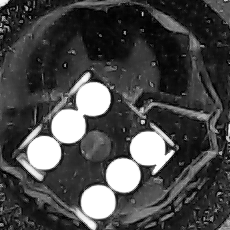
#> input picture python/debugging/INPUT2.png, 230 x 230 px, given in place of the camera
$ python debugging_positioning.py
#> lines starting #> are read from the running program, lines starting #| are printed output that depends on the picture; after the words box and inside, x2 and y2 are one past the last pixel; in counts of white or black regions, pixels touching at a corner belong together
import numpy as np
import cv2
import threading

cap = cv2.VideoCapture(0)

blob_params = cv2.SimpleBlobDetector_Params()

blob_params.filterByColor = True
blob_params.filterByArea = True
blob_params.minArea = 100
blob_params.filterByCircularity = False
blob_params.filterByInertia = True
blob_params.filterByConvexity = True

# [15 lines of commented-out code are left out]


while(True):
    ret, real_frame = cap.read() # ret gibt true oder false zurück, checkt ob video läuft
#> real_frame is the input picture: shape (230, 230, 3); min 0, max 255, mean 72.8

    y=200
    h=230

    x=280
    w=230

    #real_frame = real_frame[y:y + h, x:x + w] #zuschneiden


    input_frame = real_frame # umspeichern um das Originalbild zu behalten
    input_frame = cv2.cvtColor(input_frame, cv2.COLOR_BGR2GRAY) #Kamerabild in Graustufen umwandeln

    #input_frame = cv2.imread('INPUT2.png')

    cv2.imshow('INPUT', input_frame) #anzeigen
    #cv2.imwrite('input.png', input_frame) #abspeichern

    ret, binary_image = cv2.threshold(input_frame, 200, 255, cv2.THRESH_BINARY) #Schwellenwertbild abspeichern
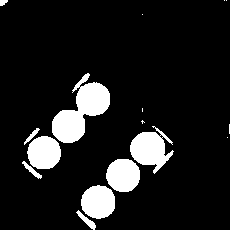
#> binary_image: shape (230, 230); 11.6% white; 16 white regions (7 under 20 px), largest, box (x1, y1, x2, y2) and area: (52, 73, 110, 143) 1929, (130, 126, 174, 174) 1138, (81, 185, 115, 219) 914


    cv2.imshow('INPUT_BINARY', binary_image)
    #cv2.imwrite('input_binary.png', binary_image)

    kernel_rect = np.ones((7, 7), np.uint8) #quadratische Maske erzeugen
    opening = cv2.morphologyEx(binary_image, cv2.MORPH_OPEN, kernel_rect)
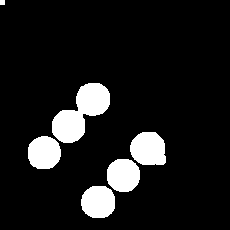
#> opening: shape (230, 230); 10.5% white; 6 white regions, box (x1, y1, x2, y2) and area: (52, 83, 110, 143) 1829, (130, 132, 166, 165) 989, (81, 186, 115, 218) 906, (107, 159, 140, 192) 896, (28, 136, 61, 169) 889, (0, 0, 5, 5) 25

    cv2.imshow('OPENING', opening)
    #cv2.imwrite('opening.png', opening)


    dark_numbers = False

    if dark_numbers == True:

        w = opening.shape[1]  # y
        h = opening.shape[0]  # x

        mask = np.zeros((h + 2, w + 2), np.uint8)

        cv2.floodFill(opening, mask, (0, 0), 255);
        cv2.floodFill(opening, mask, (0, 200), 255)

        cv2.imshow('flood', opening)

        #kernel_rect = np.ones((9, 9), np.uint8) #quadratische Maske erzeugen
        #closing = cv2.morphologyEx(binary_image, cv2.MORPH_CLOSE, kernel_rect)

    else:
        opening = cv2.bitwise_not(opening)

        detector = cv2.SimpleBlobDetector_create(blob_params)
        keypoints = detector.detect(opening)
#> keypoints = 4 keypoints; (x, y, size): (148, 149, 36.2), (98, 202, 34.9), (123, 175, 34.6), (44, 152, 34.6)
        img_with_keypoints = cv2.drawKeypoints(opening, keypoints, np.array([]), (0,0,255), cv2.DRAW_MATCHES_FLAGS_DRAW_RICH_KEYPOINTS)
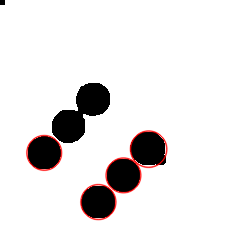
#> img_with_keypoints: shape (230, 230, 3); mean of channels 0, 1, 2 226.4, 226.4, 229; drawn as B, G, R

        cv2.imshow('keypoints_unfitlered', img_with_keypoints)


    # [8 lines of commented-out code are left out]

    kernel_round = cv2.getStructuringElement(cv2.MORPH_ELLIPSE,(15,15)) #Ellipse als Maske erzeugen, un Punktförmigkeit der Augenzahlen beizubehalten
    erosion = cv2.dilate(opening, kernel_round, iterations = 1) #zweimal Erosion anwenden
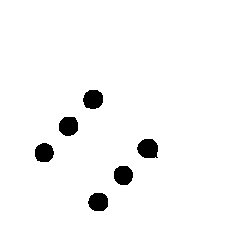
#> erosion: shape (230, 230); 96.5% white; 6 black regions, box (x1, y1, x2, y2) and area: (137, 139, 158, 158) 329, (83, 90, 103, 109) 311, (59, 117, 78, 136) 303, (88, 193, 108, 211) 299, (114, 166, 133, 185) 298, (35, 143, 54, 162) 292

    cv2.imshow('Erosion', erosion)
    #cv2.imwrite('Erosion.png', erosion)

    #kernel_rect = np.ones((5, 5), np.uint8)

    kernel_round = np.array([[0,0,0,1,1,1,0,0,0],
                             [0,1,1,1,1,1,1,1,0],
                             [0,1,1,1,1,1,1,1,0],
                             [1,1,1,1,1,1,1,1,1],
                             [1,1,1,1,1,1,1,1,1],
                             [1,1,1,1,1,1,1,1,1],
                             [0,1,1,1,1,1,1,1,0],
                             [0,1,1,1,1,1,1,1,0],
                             [0,0,0,1,1,1,0,0,0]], dtype=np.uint8) #Kreisförmige Maske erzeugen

    #kernel_round = cv2.getStructuringElement(cv2.MORPH_ELLIPSE,(12,12))
    dilate = cv2.erode(erosion, kernel_round, iterations = 1)   #Dilatation anwenden, um weiße Punkte wieder zu vergrößern
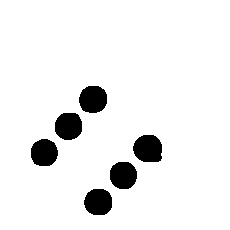
#> dilate: shape (230, 230); 93% white; 6 black regions, box (x1, y1, x2, y2) and area: (133, 135, 162, 162) 657, (79, 86, 107, 113) 621, (55, 113, 82, 140) 610, (84, 189, 112, 215) 604, (110, 162, 137, 189) 602, (31, 139, 58, 166) 593

    cv2.imshow('DILATE', dilate)
    # [16 lines of commented-out code are left out]

    detector = cv2.SimpleBlobDetector_create(blob_params)
    keypoints = detector.detect(dilate)
#> keypoints = 6 keypoints; (x, y, size): (148, 148, 29.5), (93, 99, 29), (98, 202, 28.7), (68, 126, 28.7), (123, 175, 28.5), (44, 152, 28.5)
    img_with_keypoints = cv2.drawKeypoints(dilate, keypoints, np.array([]), (0,0,255), cv2.DRAW_MATCHES_FLAGS_DRAW_RICH_KEYPOINTS)
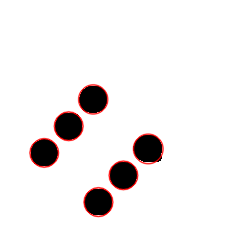
#> img_with_keypoints: shape (230, 230, 3); mean of channels 0, 1, 2 234.8, 234.8, 238.1; drawn as B, G, R

    cv2.imshow('keypoints', img_with_keypoints)

  # [4 lines of commented-out code are left out]


    if cv2.waitKey(1) & 0xFF == ord('q'): # Q zum beenden
#> (key q is pressed here)
        break
    elif ret == 0:  # oder Aufnahme wird beendet
        break


# When everything done, release the capture
cap.release()
cv2.destroyAllWindows()

$ run again, on python/debugging/Input_image.png
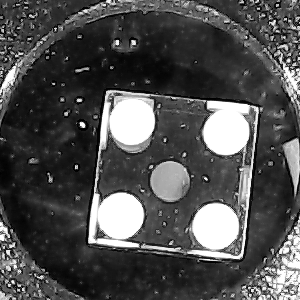
#> input picture python/debugging/Input_image.png, 300 x 300 px, given in place of the camera
#> real_frame is the input picture: shape (300, 300, 3); min 0, max 255, mean 79.6
#> `ret, binary_image = cv2.threshold(input_frame, 200, 255, cv2.THRESH_BI..`:
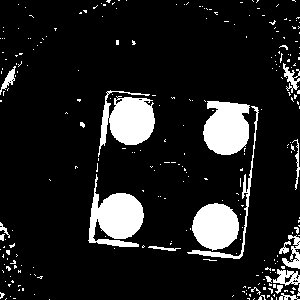
#> binary_image: shape (300, 300); 12.2% white; 265 white regions (243 under 20 px), largest, box (x1, y1, x2, y2) and area: (88, 174, 144, 247) 2226, (98, 90, 155, 157) 2130, (203, 101, 250, 155) 1995
#> `keypoints = detector.detect(opening)`: keypoints = 3 keypoints; (x, y, size): (119, 215, 48.1), (132, 121, 47.6), (215, 226, 47.2)
#> erosion: shape (300, 300); 96.4% white; 4 black regions, box (x1, y1, x2, y2) and area: (211, 109, 242, 148) 868, (117, 104, 147, 138) 804, (103, 200, 136, 232) 799, (200, 211, 232, 242) 799
#> `dilate = cv2.erode(erosion, kernel_round, iterations = 1)`:
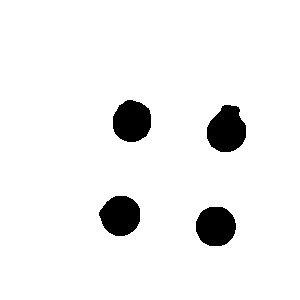
#> dilate: shape (300, 300); 94.2% white; 4 black regions, box (x1, y1, x2, y2) and area: (207, 105, 246, 152) 1383, (113, 100, 151, 142) 1274, (99, 196, 140, 236) 1268, (196, 207, 236, 246) 1263
#> `keypoints = detector.detect(dilate)`: keypoints = 4 keypoints; (x, y, size): (226, 129, 43.1), (132, 121, 41.4), (120, 215, 41.1), (215, 226, 41)
